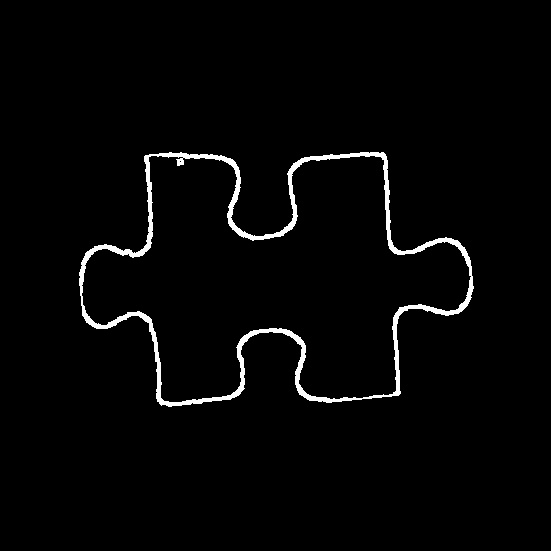
#> input picture A01_class.png, 551 x 551 px
$ python -i circler.py   (imports and definitions only)
#> lines starting #> are read from the running program, lines starting #| are printed output that depends on the picture; after the words box and inside, x2 and y2 are one past the last pixel; in counts of white or black regions, pixels touching at a corner belong together
import argparse
import cv2 as cv
import json
import math
import numpy as np
import os
import scipy
import PySimpleGUI as sg
import tempfile

class TempImages:

    def __init__(self):
        self.tempdir = tempfile.TemporaryDirectory(dir='C:\\Temp')
        self.images  = dict()

    def add(self, filename, img, label):

        path = os.path.join(self.tempdir.name, filename)
        ret  = cv.imwrite(path, img)
        assert ret is not None

        self.images[label] = path

class PerimeterComputer:

    def __init__(self, image_path):

#> called with image_path = 'A01_class.png'
        self.image_path = image_path
        self.images     = TempImages()

        img = cv.imread(self.image_path)
#> img is the input picture: shape (551, 551, 3); min 0, max 255, mean 5.7
        assert img is not None

        self.rot90 = img.shape[0] > img.shape[1]
#> self.rot90 = False
        if self.rot90:
            img = np.rot90(img)

        w, h = img.shape[1], img.shape[0]
#> w = 551; h = 551
        self.image_size = (w,h)
#> self.image_size = (551, 551)

        print(f"image: {self.image_path}, {w} x {h}")
#| image: A01_class.png, 551 x 551

        self.images.add('color.png', img, 'Source')

        gray = cv.cvtColor(img, cv.COLOR_BGR2GRAY)

        gray = cv.medianBlur(gray, 7)

        self.images.add('gray.png', gray, 'Gray')

        thresh = cv.threshold(gray, 84, 255, cv.THRESH_BINARY)[1]
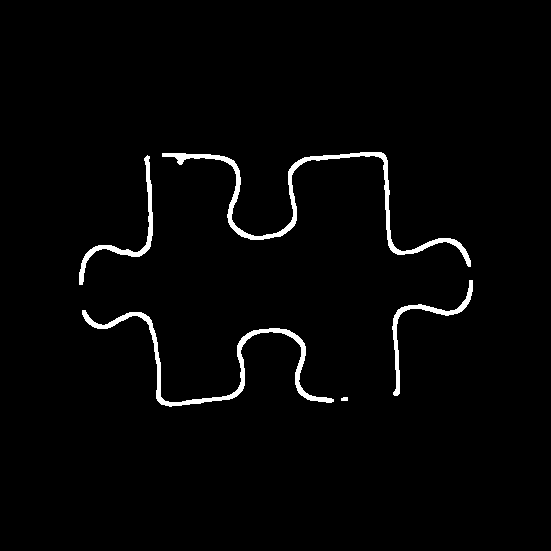
#> thresh: shape (551, 551); 2.1% white; 5 white regions

        self.images.add('thresh.png', thresh, 'Thresh')

        kernel = np.ones((9,9), np.uint8)
        kernel = cv.getStructuringElement(cv.MORPH_ELLIPSE, (9,9))
        morph = cv.morphologyEx(thresh, cv.MORPH_OPEN, kernel=kernel)
#> morph: shape (551, 551); every value is 0

        self.images.add('morph.png', morph, 'Morph')

        contours = cv.findContours(thresh, cv.RETR_EXTERNAL, cv.CHAIN_APPROX_NONE)
#> contours = 5 contours, 1 with area under 20; largest, box (x1, y1, x2, y2) and area: (162, 152, 471, 267) 2062, (82, 310, 334, 407) 1698, (79, 155, 153, 285) 726, (392, 280, 473, 396) 660
        assert 2 == len(contours)

        contour = np.squeeze(max(contours[0], key=cv.contourArea))
#> contour = 1044 pairs, first value 162 to 470, second value 152 to 266

        self.perimeter_points = contour.copy()
#> self.perimeter_points has the same summary as contour
        self.perimeter_index  = dict((tuple(xy), i) for i, xy in enumerate(self.perimeter_points))
#> self.perimeter_index = 1044 items

        self.tree0 = scipy.spatial.KDTree(self.perimeter_points)

        rows, cols = contour[:,1], contour[:,0]
#> rows = 1044 values, max 266 at index 837, min 152 at index 0, mean 197.5; cols = 1044 values, max 470 at index 839, min 162 at index 316, mean 316.7

        contour_img = np.full((h, w), 255, dtype=np.uint8)
        contour_img[rows, cols] = 0

        self.images.add('contour0.png', contour_img, 'Contour 0')

        distance_f = cv.distanceTransform(contour_img, cv.DIST_L2, cv.DIST_MASK_PRECISE)

        contour_img = np.full((h, w, 3), 255, dtype=np.uint8)
        contour_img[rows, cols] = np.uint8([0, 0, 255])

        self.counts_by_threshold = []

        for t in [5, 10, 15, 20, 30, 40, 50]:

            thresh = np.uint8(cv.threshold(distance_f, t, 255, cv.THRESH_BINARY_INV)[1])
            contours, hierarchy = cv.findContours(thresh, cv.RETR_CCOMP, cv.CHAIN_APPROX_NONE)

            print(f"{t=} {len(contours)=} {hierarchy.tolist()=}")

            counts_by_contour = []

            for i, c in enumerate(contours):
                print(f"{t=} {i=} {cv.contourArea(c)=:.1f}")
                c = np.squeeze(c)
                rows, cols = c[:,1], c[:,0]
                contour_img[rows, cols] = np.uint8([0,0,0])

                treeN = scipy.spatial.KDTree(c)
                indexes = self.tree0.query_ball_tree(treeN, r=t*1.1)

                counts_by_contour.append([len(i) for i in indexes])

            self.counts_by_threshold.append((t, counts_by_contour))
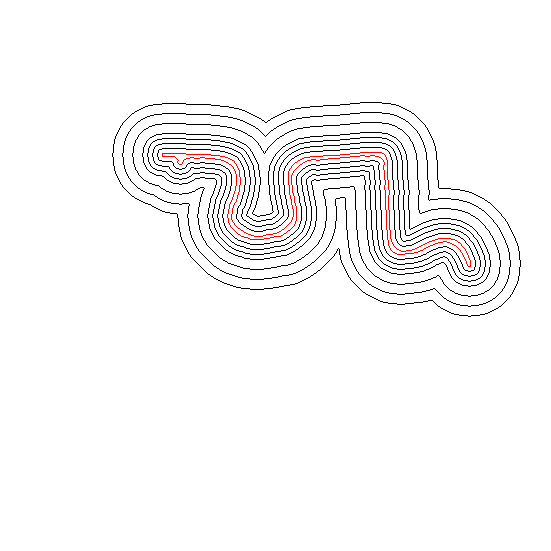
#> contour_img: shape (551, 551, 3); mean of channels 0, 1, 2 247.8, 247.8, 248.7; drawn as B, G, R
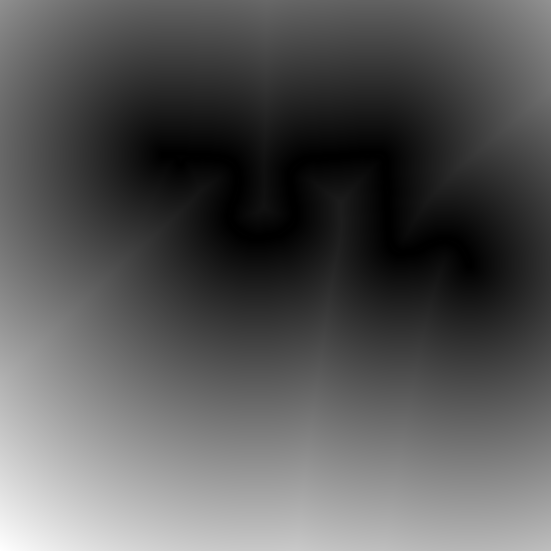
#> distance_f: shape (551, 551) float32; min 0, max 395.6, mean 135.6; drawn with min black and max white
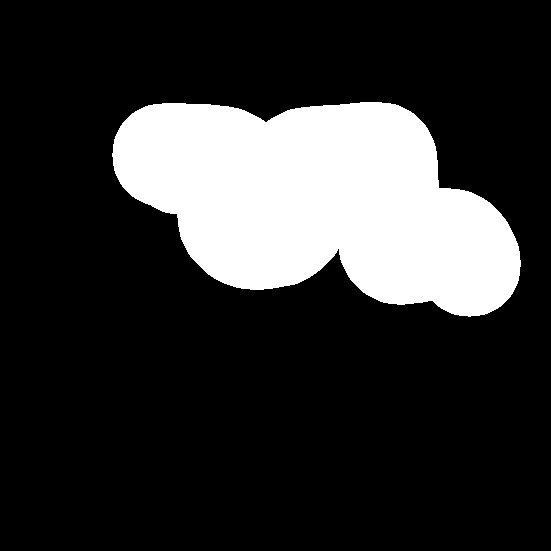
#> thresh: shape (551, 551); 19.8% white; 1 white region, box (x1, y1, x2, y2) and area: (112, 102, 521, 317) 59993
#> after the loop, c = 1012 pairs, first value 112 to 520, second value 102 to 316; self.counts_by_threshold = 7 items

        self.images.add('contourN.png', contour_img, 'Contour N')

        distance_u8 = np.uint8(distance_f * (255. / distance_f.max()))

        self.images.add('distance.png', distance_u8, 'Distance')

        contour_img2 = np.full((h, w), 255, dtype=np.uint8)
        contour_img2[rows, cols] = 0

        distance_f2 = cv.distanceTransform(contour_img2, cv.DIST_L2, cv.DIST_MASK_PRECISE)
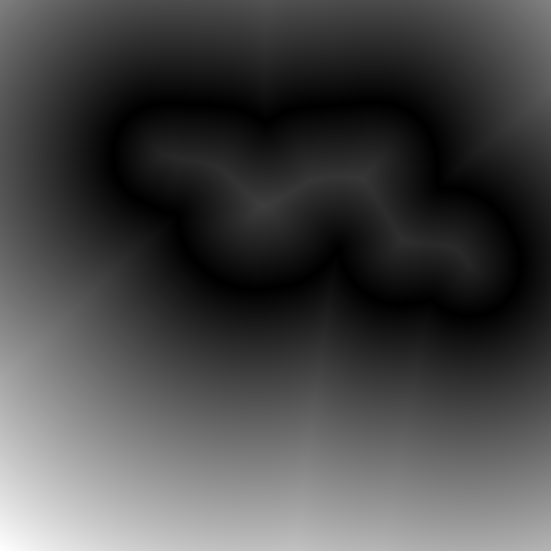
#> distance_f2: shape (551, 551) float32; min 0, max 345.6, mean 96.9; drawn with min black and max white
#> contour_img2: shape (551, 551); 99.7% white; black in thin lines or dots, all inside (x1, y1, x2, y2) = (112, 102, 521, 317)
        thresh2 = np.uint8(cv.threshold(distance_f2, t, 255, cv.THRESH_BINARY_INV)[1])
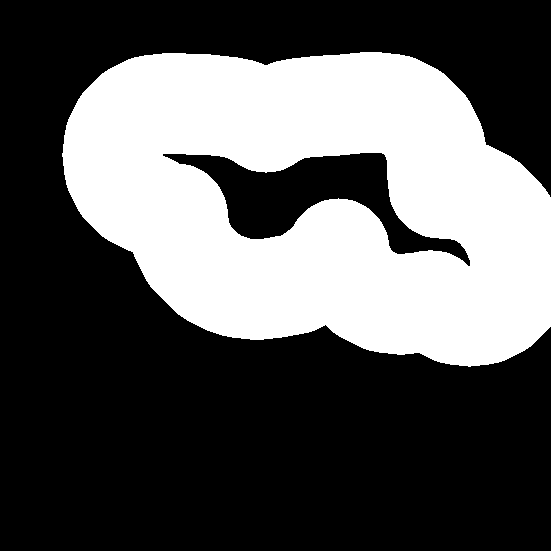
#> thresh2: shape (551, 551); 35.4% white; 1 white region

        contours, hierarchy = cv.findContours(thresh2, cv.RETR_CCOMP, cv.CHAIN_APPROX_NONE)
#> contours = 2 contours; box (x1, y1, x2, y2) and area: (62, 52, 551, 367) 118664, (162, 152, 471, 267) 12298

        # recomputed outer contour
        c = np.squeeze(contours[0])
#> c = 1238 pairs, first value 62 to 550, second value 52 to 366
        rows, cols = c[:,1], c[:,0]
#> rows = 1238 values, max 366 at index 804, min 52 at index 0, mean 202.6; cols = 1238 values, max 550 at index 886, min 62 at index 338, mean 318
        contour_img[rows, cols] = np.uint8([0, 180, 0])
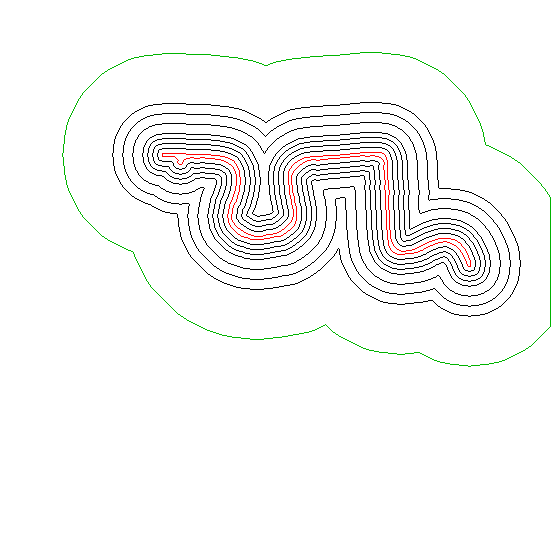
#> contour_img: shape (551, 551, 3); 0.41% of pixels changed, all inside (x1, y1, x2, y2) = (62, 52, 551, 367); drawn as B, G, R

        self.images.add('contourQ.png', contour_img, 'Contour Q')

    # [85 lines left out: functions get_image_path, draw_histogram, draw_trace, draw_trace2, draw_trace3, not called in this run]

    def render(self):

#> (the run stopped early here; a loop or call above may not have finished)
